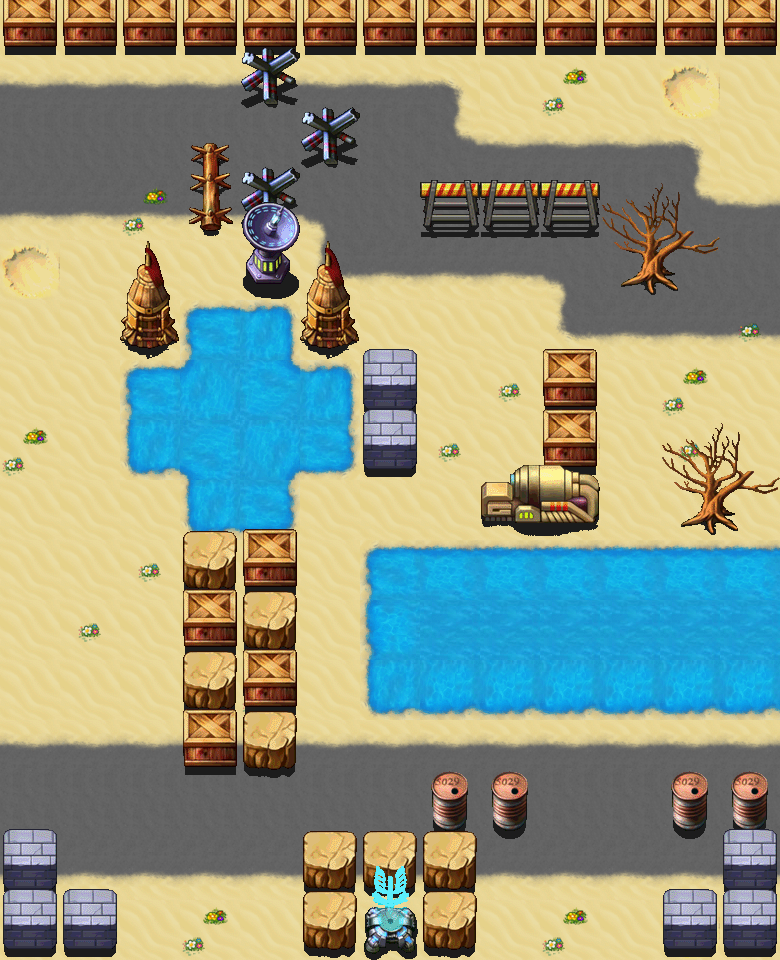

Tiled map render using the project's own tile images. Description and the map definition, with tile-layer contents summarised, below:
An orthogonal 13x16 tile map with 60x60 px tiles, 22 tile layers (floor, river, riverfake, bridge, ...), 4 tilesets and 4 objects (plyartPoint, enemyPoint1, enemyPoint2, enemyPoint3).

<map version="1.0" orientation="orthogonal" width="13" height="16" tilewidth="60" tileheight="60">
 <properties>
  <property name="3" value="6" />
  <property name="7" value="12" />
  <property name="8" value="12" />
  <property name="9" value="10" />
 </properties>
 <tileset firstgid="1" name="floor" tilewidth="60" tileheight="60">
  <image source="floor.png" width="240" height="600" />
 </tileset>
 <tileset firstgid="41" name="block" tilewidth="60" tileheight="120">
  <image source="block.png" width="600" height="600" />
 </tileset>
 <tileset firstgid="91" name="garbage" tilewidth="60" tileheight="60">
  <image source="garbage.png" width="540" height="60" />
 </tileset>
 <tileset firstgid="100" name="bridge" tilewidth="60" tileheight="60">
  <image source="bridge.png" width="360" height="60" />
 </tileset>
 <layer name="floor" width="13" height="16">
  <data>[208 cells, 208 non-empty, 8 distinct tile ids]</data>
 </layer>
 <layer name="river" width="13" height="16">
  <data>[208 cells, 33 non-empty, 12 distinct tile ids]</data>
 </layer>
 <layer name="riverfake" width="13" height="16">
  <data>[208 cells, 1 non-empty, 1 distinct tile ids]</data>
 </layer>
 <layer name="bridge" width="13" height="16">
  <data>[208 cells, 1 non-empty, 1 distinct tile ids]</data>
 </layer>
 <layer name="garbage" width="13" height="16">
  <data>[208 cells, 17 non-empty, 3 distinct tile ids]</data>
 </layer>
 <layer name="block0" width="13" height="16">
  <data>[208 cells, 13 non-empty, 1 distinct tile ids]</data>
 </layer>
 <layer name="block1" width="13" height="16">
  <data>[208 cells, 1 non-empty, 1 distinct tile ids]</data>
 </layer>
 <layer name="block2" width="13" height="16">
  <data>[208 cells, 1 non-empty, 1 distinct tile ids]</data>
 </layer>
 <layer name="block3" width="13" height="16">
  <data>[208 cells, 5 non-empty, 3 distinct tile ids]</data>
 </layer>
 <layer name="block4" width="13" height="16">
  <data>[208 cells, 3 non-empty, 3 distinct tile ids]</data>
 </layer>
 <layer name="block5" width="13" height="16">
  <data>[208 cells, 2 non-empty, 1 distinct tile ids]</data>
 </layer>
 <layer name="block6" width="13" height="16">
  <data>[208 cells, 2 non-empty, 2 distinct tile ids]</data>
 </layer>
 <layer name="block7" width="13" height="16">
  <data>[208 cells, 2 non-empty, 2 distinct tile ids]</data>
 </layer>
 <layer name="block8" width="13" height="16">
  <data>[208 cells, 4 non-empty, 4 distinct tile ids]</data>
 </layer>
 <layer name="block9" width="13" height="16">
  <data>[208 cells, 2 non-empty, 2 distinct tile ids]</data>
 </layer>
 <layer name="block10" width="13" height="16">
  <data>[208 cells, 2 non-empty, 2 distinct tile ids]</data>
 </layer>
 <layer name="block11" width="13" height="16">
  <data>[208 cells, 2 non-empty, 2 distinct tile ids]</data>
 </layer>
 <layer name="block12" width="13" height="16">
  <data>[208 cells, 2 non-empty, 2 distinct tile ids]</data>
 </layer>
 <layer name="block13" width="13" height="16">
  <data>[208 cells, 4 non-empty, 1 distinct tile ids]</data>
 </layer>
 <layer name="block14" width="13" height="16">
  <data>[208 cells, 5 non-empty, 2 distinct tile ids]</data>
 </layer>
 <layer name="block15" width="13" height="16">
  <data>[208 cells, 7 non-empty, 3 distinct tile ids]</data>
 </layer>
 <objectgroup name="Objects" width="13" height="16">
  <object name="plyartPoint" x="270" y="904" width="27" height="27" />
  <object name="enemyPoint1" x="388" y="62" width="28" height="28" />
  <object name="enemyPoint2" x="31" y="61" width="28" height="28" />
  <object name="enemyPoint3" x="750" y="63" width="28" height="28" />
 </objectgroup>
 <layer name="grass" width="13" height="16">
  <data>[208 cells, 1 non-empty, 1 distinct tile ids]</data>
 </layer>
</map>
